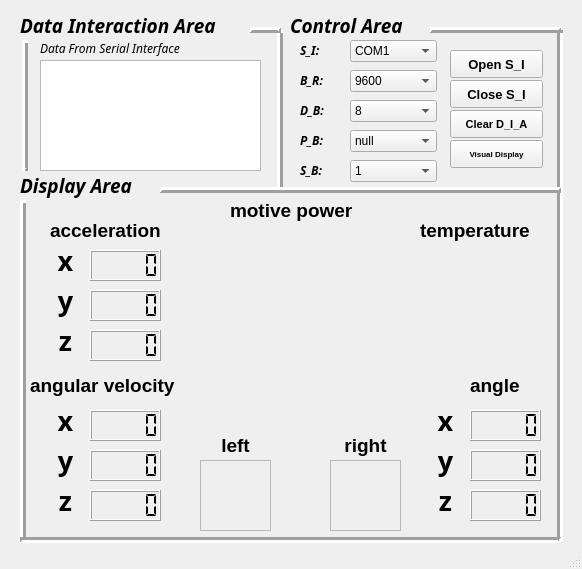
<?xml version="1.0" encoding="UTF-8"?>
<ui version="4.0">
 <class>MainWindow</class>
 <widget class="QMainWindow" name="MainWindow">
  <property name="geometry">
   <rect>
    <x>0</x>
    <y>0</y>
    <width>582</width>
    <height>569</height>
   </rect>
  </property>
  <property name="windowTitle">
   <string>MainWindow</string>
  </property>
  <widget class="QWidget" name="centralWidget">
   <widget class="QTextBrowser" name="textBrowser">
    <property name="geometry">
     <rect>
      <x>40</x>
      <y>60</y>
      <width>221</width>
      <height>111</height>
     </rect>
    </property>
   </widget>
   <widget class="QLabel" name="label">
    <property name="geometry">
     <rect>
      <x>40</x>
      <y>40</y>
      <width>191</width>
      <height>16</height>
     </rect>
    </property>
    <property name="font">
     <font>
      <family>Yu Gothic UI Semilight</family>
      <italic>true</italic>
     </font>
    </property>
    <property name="text">
     <string>Data From Serial Interface</string>
    </property>
   </widget>
   <widget class="QPushButton" name="openMyComBtn">
    <property name="geometry">
     <rect>
      <x>450</x>
      <y>50</y>
      <width>93</width>
      <height>28</height>
     </rect>
    </property>
    <property name="font">
     <font>
      <family>Yu Gothic UI</family>
      <pointsize>10</pointsize>
      <weight>75</weight>
      <bold>true</bold>
     </font>
    </property>
    <property name="text">
     <string>Open S_I</string>
    </property>
   </widget>
   <widget class="QPushButton" name="closeMyComBtn">
    <property name="geometry">
     <rect>
      <x>450</x>
      <y>80</y>
      <width>93</width>
      <height>28</height>
     </rect>
    </property>
    <property name="font">
     <font>
      <family>Yu Gothic UI</family>
      <pointsize>10</pointsize>
      <weight>75</weight>
      <bold>true</bold>
     </font>
    </property>
    <property name="text">
     <string>Close S_I</string>
    </property>
   </widget>
   <widget class="QPushButton" name="sendMsgBtn">
    <property name="geometry">
     <rect>
      <x>450</x>
      <y>110</y>
      <width>93</width>
      <height>28</height>
     </rect>
    </property>
    <property name="font">
     <font>
      <family>Yu Gothic UI</family>
      <pointsize>8</pointsize>
      <weight>75</weight>
      <bold>true</bold>
     </font>
    </property>
    <property name="text">
     <string>Clear D_I_A</string>
    </property>
   </widget>
   <widget class="QComboBox" name="portNameComboBox">
    <property name="geometry">
     <rect>
      <x>350</x>
      <y>40</y>
      <width>87</width>
      <height>22</height>
     </rect>
    </property>
    <item>
     <property name="text">
      <string>COM1</string>
     </property>
    </item>
    <item>
     <property name="text">
      <string>COM2</string>
     </property>
    </item>
   </widget>
   <widget class="QComboBox" name="baudRateComboBox">
    <property name="geometry">
     <rect>
      <x>350</x>
      <y>70</y>
      <width>87</width>
      <height>22</height>
     </rect>
    </property>
    <item>
     <property name="text">
      <string>9600</string>
     </property>
    </item>
    <item>
     <property name="text">
      <string>115200</string>
     </property>
    </item>
   </widget>
   <widget class="QComboBox" name="dataBitsComboBox">
    <property name="geometry">
     <rect>
      <x>350</x>
      <y>100</y>
      <width>87</width>
      <height>22</height>
     </rect>
    </property>
    <item>
     <property name="text">
      <string>8</string>
     </property>
    </item>
    <item>
     <property name="text">
      <string>7</string>
     </property>
    </item>
   </widget>
   <widget class="QComboBox" name="parityComboBox">
    <property name="geometry">
     <rect>
      <x>350</x>
      <y>130</y>
      <width>87</width>
      <height>22</height>
     </rect>
    </property>
    <item>
     <property name="text">
      <string>null</string>
     </property>
    </item>
    <item>
     <property name="text">
      <string>odd</string>
     </property>
    </item>
    <item>
     <property name="text">
      <string>even</string>
     </property>
    </item>
   </widget>
   <widget class="QComboBox" name="stopBitsComboBox">
    <property name="geometry">
     <rect>
      <x>350</x>
      <y>160</y>
      <width>87</width>
      <height>22</height>
     </rect>
    </property>
    <item>
     <property name="text">
      <string>1</string>
     </property>
    </item>
    <item>
     <property name="text">
      <string>2</string>
     </property>
    </item>
   </widget>
   <widget class="QLabel" name="label_chuankou">
    <property name="geometry">
     <rect>
      <x>300</x>
      <y>40</y>
      <width>72</width>
      <height>21</height>
     </rect>
    </property>
    <property name="font">
     <font>
      <family>Yu Gothic UI Semibold</family>
      <weight>75</weight>
      <italic>true</italic>
      <bold>true</bold>
     </font>
    </property>
    <property name="text">
     <string>S_I:</string>
    </property>
   </widget>
   <widget class="QLabel" name="label_botelv">
    <property name="geometry">
     <rect>
      <x>300</x>
      <y>70</y>
      <width>72</width>
      <height>21</height>
     </rect>
    </property>
    <property name="font">
     <font>
      <family>Yu Gothic UI Semibold</family>
      <weight>75</weight>
      <italic>true</italic>
      <bold>true</bold>
     </font>
    </property>
    <property name="text">
     <string>B_R:</string>
    </property>
   </widget>
   <widget class="QLabel" name="label_shujuwei">
    <property name="geometry">
     <rect>
      <x>300</x>
      <y>100</y>
      <width>72</width>
      <height>21</height>
     </rect>
    </property>
    <property name="font">
     <font>
      <family>Yu Gothic UI Semibold</family>
      <weight>75</weight>
      <italic>true</italic>
      <bold>true</bold>
     </font>
    </property>
    <property name="text">
     <string>D_B:</string>
    </property>
   </widget>
   <widget class="QLabel" name="label_jiaoyanwei">
    <property name="geometry">
     <rect>
      <x>300</x>
      <y>130</y>
      <width>72</width>
      <height>21</height>
     </rect>
    </property>
    <property name="font">
     <font>
      <family>Yu Gothic UI Semibold</family>
      <weight>75</weight>
      <italic>true</italic>
      <bold>true</bold>
     </font>
    </property>
    <property name="text">
     <string>P_B:</string>
    </property>
   </widget>
   <widget class="QLabel" name="label_tingzhiwei">
    <property name="geometry">
     <rect>
      <x>300</x>
      <y>160</y>
      <width>72</width>
      <height>21</height>
     </rect>
    </property>
    <property name="font">
     <font>
      <family>Yu Gothic UI Semibold</family>
      <weight>75</weight>
      <italic>true</italic>
      <bold>true</bold>
     </font>
    </property>
    <property name="text">
     <string>S_B:</string>
    </property>
   </widget>
   <widget class="QLabel" name="label_8">
    <property name="geometry">
     <rect>
      <x>50</x>
      <y>220</y>
      <width>131</width>
      <height>21</height>
     </rect>
    </property>
    <property name="font">
     <font>
      <family>Yu Gothic UI</family>
      <pointsize>14</pointsize>
      <weight>75</weight>
      <bold>true</bold>
     </font>
    </property>
    <property name="text">
     <string>acceleration</string>
    </property>
   </widget>
   <widget class="QLabel" name="label_15">
    <property name="geometry">
     <rect>
      <x>230</x>
      <y>190</y>
      <width>151</width>
      <height>41</height>
     </rect>
    </property>
    <property name="font">
     <font>
      <family>Yu Gothic UI</family>
      <pointsize>14</pointsize>
      <weight>75</weight>
      <bold>true</bold>
     </font>
    </property>
    <property name="text">
     <string>motive power</string>
    </property>
   </widget>
   <widget class="QLabel" name="label_19">
    <property name="geometry">
     <rect>
      <x>420</x>
      <y>220</y>
      <width>141</width>
      <height>21</height>
     </rect>
    </property>
    <property name="font">
     <font>
      <family>Yu Gothic UI</family>
      <pointsize>14</pointsize>
      <weight>75</weight>
      <bold>true</bold>
     </font>
    </property>
    <property name="text">
     <string>temperature</string>
    </property>
   </widget>
   <widget class="QPushButton" name="showVDBtn">
    <property name="geometry">
     <rect>
      <x>450</x>
      <y>140</y>
      <width>93</width>
      <height>28</height>
     </rect>
    </property>
    <property name="font">
     <font>
      <family>Yu Gothic UI</family>
      <pointsize>6</pointsize>
      <weight>75</weight>
      <bold>true</bold>
     </font>
    </property>
    <property name="text">
     <string>Visual Display</string>
    </property>
   </widget>
   <widget class="QwtDial" name="Dial_io" native="true">
    <property name="geometry">
     <rect>
      <x>200</x>
      <y>220</y>
      <width>211</width>
      <height>231</height>
     </rect>
    </property>
    <property name="upperBound" stdset="0">
     <double>200.000000000000000</double>
    </property>
    <property name="readOnly" stdset="0">
     <bool>true</bool>
    </property>
    <property name="lineWidth" stdset="0">
     <number>10</number>
    </property>
   </widget>
   <widget class="QwtThermo" name="Thermo_temperature" native="true">
    <property name="geometry">
     <rect>
      <x>450</x>
      <y>250</y>
      <width>71</width>
      <height>111</height>
     </rect>
    </property>
    <property name="layoutDirection">
     <enum>Qt::LeftToRight</enum>
    </property>
    <property name="lowerBound" stdset="0">
     <double>-50.000000000000000</double>
    </property>
    <property name="upperBound" stdset="0">
     <double>50.000000000000000</double>
    </property>
    <property name="origin" stdset="0">
     <double>0.000000000000000</double>
    </property>
    <property name="spacing" stdset="0">
     <number>1</number>
    </property>
    <property name="borderWidth" stdset="0">
     <number>8</number>
    </property>
    <property name="pipeWidth" stdset="0">
     <number>15</number>
    </property>
    <property name="value" stdset="0">
     <double>0.000000000000000</double>
    </property>
   </widget>
   <widget class="QLCDNumber" name="lcd_acx">
    <property name="geometry">
     <rect>
      <x>90</x>
      <y>250</y>
      <width>71</width>
      <height>31</height>
     </rect>
    </property>
    <property name="frameShape">
     <enum>QFrame::Box</enum>
    </property>
    <property name="smallDecimalPoint">
     <bool>false</bool>
    </property>
    <property name="mode">
     <enum>QLCDNumber::Dec</enum>
    </property>
    <property name="segmentStyle">
     <enum>QLCDNumber::Flat</enum>
    </property>
   </widget>
   <widget class="Line" name="line">
    <property name="geometry">
     <rect>
      <x>270</x>
      <y>30</y>
      <width>20</width>
      <height>161</height>
     </rect>
    </property>
    <property name="frameShadow">
     <enum>QFrame::Raised</enum>
    </property>
    <property name="lineWidth">
     <number>3</number>
    </property>
    <property name="orientation">
     <enum>Qt::Vertical</enum>
    </property>
   </widget>
   <widget class="Line" name="line_2">
    <property name="geometry">
     <rect>
      <x>430</x>
      <y>20</y>
      <width>131</width>
      <height>20</height>
     </rect>
    </property>
    <property name="frameShadow">
     <enum>QFrame::Raised</enum>
    </property>
    <property name="lineWidth">
     <number>3</number>
    </property>
    <property name="orientation">
     <enum>Qt::Horizontal</enum>
    </property>
   </widget>
   <widget class="Line" name="line_3">
    <property name="geometry">
     <rect>
      <x>550</x>
      <y>30</y>
      <width>20</width>
      <height>511</height>
     </rect>
    </property>
    <property name="frameShadow">
     <enum>QFrame::Sunken</enum>
    </property>
    <property name="lineWidth">
     <number>3</number>
    </property>
    <property name="midLineWidth">
     <number>0</number>
    </property>
    <property name="orientation">
     <enum>Qt::Vertical</enum>
    </property>
   </widget>
   <widget class="QLabel" name="label_4">
    <property name="geometry">
     <rect>
      <x>290</x>
      <y>10</y>
      <width>141</width>
      <height>31</height>
     </rect>
    </property>
    <property name="font">
     <font>
      <family>Yu Gothic UI Semibold</family>
      <pointsize>14</pointsize>
      <weight>75</weight>
      <italic>true</italic>
      <bold>true</bold>
     </font>
    </property>
    <property name="text">
     <string>Control Area</string>
    </property>
   </widget>
   <widget class="Line" name="line_5">
    <property name="geometry">
     <rect>
      <x>160</x>
      <y>180</y>
      <width>401</width>
      <height>20</height>
     </rect>
    </property>
    <property name="frameShadow">
     <enum>QFrame::Raised</enum>
    </property>
    <property name="lineWidth">
     <number>3</number>
    </property>
    <property name="orientation">
     <enum>Qt::Horizontal</enum>
    </property>
   </widget>
   <widget class="Line" name="line_6">
    <property name="geometry">
     <rect>
      <x>13</x>
      <y>200</y>
      <width>20</width>
      <height>341</height>
     </rect>
    </property>
    <property name="frameShadow">
     <enum>QFrame::Raised</enum>
    </property>
    <property name="lineWidth">
     <number>3</number>
    </property>
    <property name="orientation">
     <enum>Qt::Vertical</enum>
    </property>
   </widget>
   <widget class="QLabel" name="label_5">
    <property name="geometry">
     <rect>
      <x>20</x>
      <y>170</y>
      <width>141</width>
      <height>31</height>
     </rect>
    </property>
    <property name="font">
     <font>
      <family>Yu Gothic UI Semibold</family>
      <pointsize>14</pointsize>
      <weight>75</weight>
      <italic>true</italic>
      <bold>true</bold>
     </font>
    </property>
    <property name="text">
     <string>Display Area</string>
    </property>
   </widget>
   <widget class="Line" name="line_7">
    <property name="geometry">
     <rect>
      <x>20</x>
      <y>530</y>
      <width>541</width>
      <height>20</height>
     </rect>
    </property>
    <property name="lineWidth">
     <number>3</number>
    </property>
    <property name="orientation">
     <enum>Qt::Horizontal</enum>
    </property>
   </widget>
   <widget class="QLCDNumber" name="lcd_acy">
    <property name="geometry">
     <rect>
      <x>90</x>
      <y>290</y>
      <width>71</width>
      <height>31</height>
     </rect>
    </property>
    <property name="frameShape">
     <enum>QFrame::Box</enum>
    </property>
    <property name="segmentStyle">
     <enum>QLCDNumber::Flat</enum>
    </property>
   </widget>
   <widget class="QLCDNumber" name="lcd_acz">
    <property name="geometry">
     <rect>
      <x>90</x>
      <y>330</y>
      <width>71</width>
      <height>31</height>
     </rect>
    </property>
    <property name="frameShape">
     <enum>QFrame::Box</enum>
    </property>
    <property name="segmentStyle">
     <enum>QLCDNumber::Flat</enum>
    </property>
    <property name="value" stdset="0">
     <double>0.000000000000000</double>
    </property>
   </widget>
   <widget class="QLCDNumber" name="lcd_avy">
    <property name="geometry">
     <rect>
      <x>90</x>
      <y>450</y>
      <width>71</width>
      <height>31</height>
     </rect>
    </property>
    <property name="frameShape">
     <enum>QFrame::Box</enum>
    </property>
    <property name="segmentStyle">
     <enum>QLCDNumber::Flat</enum>
    </property>
   </widget>
   <widget class="QLabel" name="label_14">
    <property name="geometry">
     <rect>
      <x>30</x>
      <y>370</y>
      <width>171</width>
      <height>31</height>
     </rect>
    </property>
    <property name="font">
     <font>
      <family>Yu Gothic UI</family>
      <pointsize>14</pointsize>
      <weight>75</weight>
      <bold>true</bold>
     </font>
    </property>
    <property name="text">
     <string>angular velocity </string>
    </property>
   </widget>
   <widget class="QLCDNumber" name="lcd_avz">
    <property name="geometry">
     <rect>
      <x>90</x>
      <y>490</y>
      <width>71</width>
      <height>31</height>
     </rect>
    </property>
    <property name="frameShape">
     <enum>QFrame::Box</enum>
    </property>
    <property name="segmentStyle">
     <enum>QLCDNumber::Flat</enum>
    </property>
    <property name="value" stdset="0">
     <double>0.000000000000000</double>
    </property>
   </widget>
   <widget class="QLCDNumber" name="lcd_avx">
    <property name="geometry">
     <rect>
      <x>90</x>
      <y>410</y>
      <width>71</width>
      <height>31</height>
     </rect>
    </property>
    <property name="frameShape">
     <enum>QFrame::Box</enum>
    </property>
    <property name="smallDecimalPoint">
     <bool>false</bool>
    </property>
    <property name="mode">
     <enum>QLCDNumber::Dec</enum>
    </property>
    <property name="segmentStyle">
     <enum>QLCDNumber::Flat</enum>
    </property>
   </widget>
   <widget class="QLCDNumber" name="lcd_any">
    <property name="geometry">
     <rect>
      <x>470</x>
      <y>450</y>
      <width>71</width>
      <height>31</height>
     </rect>
    </property>
    <property name="frameShape">
     <enum>QFrame::Box</enum>
    </property>
    <property name="segmentStyle">
     <enum>QLCDNumber::Flat</enum>
    </property>
   </widget>
   <widget class="QLabel" name="label_20">
    <property name="geometry">
     <rect>
      <x>470</x>
      <y>370</y>
      <width>71</width>
      <height>31</height>
     </rect>
    </property>
    <property name="font">
     <font>
      <family>Yu Gothic UI</family>
      <pointsize>14</pointsize>
      <weight>75</weight>
      <bold>true</bold>
     </font>
    </property>
    <property name="text">
     <string>angle</string>
    </property>
   </widget>
   <widget class="QLCDNumber" name="lcd_anz">
    <property name="geometry">
     <rect>
      <x>470</x>
      <y>490</y>
      <width>71</width>
      <height>31</height>
     </rect>
    </property>
    <property name="frameShape">
     <enum>QFrame::Box</enum>
    </property>
    <property name="segmentStyle">
     <enum>QLCDNumber::Flat</enum>
    </property>
    <property name="value" stdset="0">
     <double>0.000000000000000</double>
    </property>
   </widget>
   <widget class="QLCDNumber" name="lcd_anx">
    <property name="geometry">
     <rect>
      <x>470</x>
      <y>410</y>
      <width>71</width>
      <height>31</height>
     </rect>
    </property>
    <property name="frameShape">
     <enum>QFrame::Box</enum>
    </property>
    <property name="smallDecimalPoint">
     <bool>false</bool>
    </property>
    <property name="mode">
     <enum>QLCDNumber::Dec</enum>
    </property>
    <property name="segmentStyle">
     <enum>QLCDNumber::Flat</enum>
    </property>
   </widget>
   <widget class="QFrame" name="frame_left">
    <property name="geometry">
     <rect>
      <x>200</x>
      <y>460</y>
      <width>71</width>
      <height>71</height>
     </rect>
    </property>
    <property name="styleSheet">
     <string notr="true">image: url(:/new/prefix1/lightOff);</string>
    </property>
    <property name="frameShape">
     <enum>QFrame::StyledPanel</enum>
    </property>
    <property name="frameShadow">
     <enum>QFrame::Raised</enum>
    </property>
   </widget>
   <widget class="QFrame" name="frame_right">
    <property name="geometry">
     <rect>
      <x>330</x>
      <y>460</y>
      <width>71</width>
      <height>71</height>
     </rect>
    </property>
    <property name="styleSheet">
     <string notr="true">image: url(:/new/prefix1/lightOff);</string>
    </property>
    <property name="frameShape">
     <enum>QFrame::StyledPanel</enum>
    </property>
    <property name="frameShadow">
     <enum>QFrame::Raised</enum>
    </property>
   </widget>
   <widget class="QLabel" name="label_23">
    <property name="geometry">
     <rect>
      <x>340</x>
      <y>430</y>
      <width>51</width>
      <height>31</height>
     </rect>
    </property>
    <property name="font">
     <font>
      <family>Yu Gothic UI</family>
      <pointsize>14</pointsize>
      <weight>75</weight>
      <bold>true</bold>
     </font>
    </property>
    <property name="text">
     <string>right</string>
    </property>
    <property name="alignment">
     <set>Qt::AlignCenter</set>
    </property>
   </widget>
   <widget class="QLabel" name="label_24">
    <property name="geometry">
     <rect>
      <x>210</x>
      <y>430</y>
      <width>51</width>
      <height>31</height>
     </rect>
    </property>
    <property name="font">
     <font>
      <family>Yu Gothic UI</family>
      <pointsize>14</pointsize>
      <weight>75</weight>
      <bold>true</bold>
     </font>
    </property>
    <property name="text">
     <string>left</string>
    </property>
    <property name="alignment">
     <set>Qt::AlignCenter</set>
    </property>
   </widget>
   <widget class="Line" name="line_8">
    <property name="geometry">
     <rect>
      <x>250</x>
      <y>20</y>
      <width>31</width>
      <height>20</height>
     </rect>
    </property>
    <property name="frameShadow">
     <enum>QFrame::Raised</enum>
    </property>
    <property name="lineWidth">
     <number>3</number>
    </property>
    <property name="orientation">
     <enum>Qt::Horizontal</enum>
    </property>
   </widget>
   <widget class="Line" name="line_9">
    <property name="geometry">
     <rect>
      <x>10</x>
      <y>40</y>
      <width>31</width>
      <height>131</height>
     </rect>
    </property>
    <property name="frameShadow">
     <enum>QFrame::Raised</enum>
    </property>
    <property name="lineWidth">
     <number>3</number>
    </property>
    <property name="orientation">
     <enum>Qt::Vertical</enum>
    </property>
   </widget>
   <widget class="QLabel" name="label_6">
    <property name="geometry">
     <rect>
      <x>20</x>
      <y>10</y>
      <width>241</width>
      <height>31</height>
     </rect>
    </property>
    <property name="font">
     <font>
      <family>Yu Gothic UI Semibold</family>
      <pointsize>14</pointsize>
      <weight>75</weight>
      <italic>true</italic>
      <bold>true</bold>
     </font>
    </property>
    <property name="text">
     <string>Data Interaction Area</string>
    </property>
   </widget>
   <widget class="QLabel" name="label_22">
    <property name="geometry">
     <rect>
      <x>50</x>
      <y>400</y>
      <width>31</width>
      <height>41</height>
     </rect>
    </property>
    <property name="font">
     <font>
      <family>Yu Gothic UI Semibold</family>
      <pointsize>20</pointsize>
      <weight>75</weight>
      <bold>true</bold>
      <underline>false</underline>
     </font>
    </property>
    <property name="frameShape">
     <enum>QFrame::NoFrame</enum>
    </property>
    <property name="frameShadow">
     <enum>QFrame::Raised</enum>
    </property>
    <property name="lineWidth">
     <number>1</number>
    </property>
    <property name="text">
     <string>x</string>
    </property>
    <property name="alignment">
     <set>Qt::AlignCenter</set>
    </property>
    <property name="textInteractionFlags">
     <set>Qt::NoTextInteraction</set>
    </property>
   </widget>
   <widget class="QLabel" name="label_25">
    <property name="geometry">
     <rect>
      <x>50</x>
      <y>440</y>
      <width>31</width>
      <height>41</height>
     </rect>
    </property>
    <property name="font">
     <font>
      <family>Yu Gothic UI Semibold</family>
      <pointsize>20</pointsize>
      <weight>75</weight>
      <bold>true</bold>
     </font>
    </property>
    <property name="frameShape">
     <enum>QFrame::NoFrame</enum>
    </property>
    <property name="frameShadow">
     <enum>QFrame::Raised</enum>
    </property>
    <property name="lineWidth">
     <number>1</number>
    </property>
    <property name="text">
     <string>y</string>
    </property>
    <property name="alignment">
     <set>Qt::AlignCenter</set>
    </property>
    <property name="textInteractionFlags">
     <set>Qt::NoTextInteraction</set>
    </property>
   </widget>
   <widget class="QLabel" name="label_26">
    <property name="geometry">
     <rect>
      <x>50</x>
      <y>480</y>
      <width>31</width>
      <height>41</height>
     </rect>
    </property>
    <property name="font">
     <font>
      <family>Yu Gothic UI Semibold</family>
      <pointsize>20</pointsize>
      <weight>75</weight>
      <bold>true</bold>
     </font>
    </property>
    <property name="frameShape">
     <enum>QFrame::NoFrame</enum>
    </property>
    <property name="frameShadow">
     <enum>QFrame::Raised</enum>
    </property>
    <property name="lineWidth">
     <number>1</number>
    </property>
    <property name="text">
     <string>z</string>
    </property>
    <property name="alignment">
     <set>Qt::AlignCenter</set>
    </property>
    <property name="textInteractionFlags">
     <set>Qt::NoTextInteraction</set>
    </property>
   </widget>
   <widget class="QLabel" name="label_27">
    <property name="geometry">
     <rect>
      <x>50</x>
      <y>320</y>
      <width>31</width>
      <height>41</height>
     </rect>
    </property>
    <property name="font">
     <font>
      <family>Yu Gothic UI Semibold</family>
      <pointsize>20</pointsize>
      <weight>75</weight>
      <bold>true</bold>
     </font>
    </property>
    <property name="frameShape">
     <enum>QFrame::NoFrame</enum>
    </property>
    <property name="frameShadow">
     <enum>QFrame::Raised</enum>
    </property>
    <property name="lineWidth">
     <number>1</number>
    </property>
    <property name="text">
     <string>z</string>
    </property>
    <property name="alignment">
     <set>Qt::AlignCenter</set>
    </property>
    <property name="textInteractionFlags">
     <set>Qt::NoTextInteraction</set>
    </property>
   </widget>
   <widget class="QLabel" name="label_28">
    <property name="geometry">
     <rect>
      <x>50</x>
      <y>280</y>
      <width>31</width>
      <height>41</height>
     </rect>
    </property>
    <property name="font">
     <font>
      <family>Yu Gothic UI Semibold</family>
      <pointsize>20</pointsize>
      <weight>75</weight>
      <bold>true</bold>
     </font>
    </property>
    <property name="frameShape">
     <enum>QFrame::NoFrame</enum>
    </property>
    <property name="frameShadow">
     <enum>QFrame::Raised</enum>
    </property>
    <property name="lineWidth">
     <number>1</number>
    </property>
    <property name="text">
     <string>y</string>
    </property>
    <property name="alignment">
     <set>Qt::AlignCenter</set>
    </property>
    <property name="textInteractionFlags">
     <set>Qt::NoTextInteraction</set>
    </property>
   </widget>
   <widget class="QLabel" name="label_29">
    <property name="geometry">
     <rect>
      <x>50</x>
      <y>240</y>
      <width>31</width>
      <height>41</height>
     </rect>
    </property>
    <property name="font">
     <font>
      <family>Yu Gothic UI Semibold</family>
      <pointsize>20</pointsize>
      <weight>75</weight>
      <bold>true</bold>
      <underline>false</underline>
     </font>
    </property>
    <property name="frameShape">
     <enum>QFrame::NoFrame</enum>
    </property>
    <property name="frameShadow">
     <enum>QFrame::Raised</enum>
    </property>
    <property name="lineWidth">
     <number>1</number>
    </property>
    <property name="text">
     <string>x</string>
    </property>
    <property name="alignment">
     <set>Qt::AlignCenter</set>
    </property>
    <property name="textInteractionFlags">
     <set>Qt::NoTextInteraction</set>
    </property>
   </widget>
   <widget class="QLabel" name="label_30">
    <property name="geometry">
     <rect>
      <x>430</x>
      <y>400</y>
      <width>31</width>
      <height>41</height>
     </rect>
    </property>
    <property name="font">
     <font>
      <family>Yu Gothic UI Semibold</family>
      <pointsize>20</pointsize>
      <weight>75</weight>
      <bold>true</bold>
      <underline>false</underline>
     </font>
    </property>
    <property name="frameShape">
     <enum>QFrame::NoFrame</enum>
    </property>
    <property name="frameShadow">
     <enum>QFrame::Raised</enum>
    </property>
    <property name="lineWidth">
     <number>1</number>
    </property>
    <property name="text">
     <string>x</string>
    </property>
    <property name="alignment">
     <set>Qt::AlignCenter</set>
    </property>
    <property name="textInteractionFlags">
     <set>Qt::NoTextInteraction</set>
    </property>
   </widget>
   <widget class="QLabel" name="label_31">
    <property name="geometry">
     <rect>
      <x>430</x>
      <y>440</y>
      <width>31</width>
      <height>41</height>
     </rect>
    </property>
    <property name="font">
     <font>
      <family>Yu Gothic UI Semibold</family>
      <pointsize>20</pointsize>
      <weight>75</weight>
      <bold>true</bold>
     </font>
    </property>
    <property name="frameShape">
     <enum>QFrame::NoFrame</enum>
    </property>
    <property name="frameShadow">
     <enum>QFrame::Raised</enum>
    </property>
    <property name="lineWidth">
     <number>1</number>
    </property>
    <property name="text">
     <string>y</string>
    </property>
    <property name="alignment">
     <set>Qt::AlignCenter</set>
    </property>
    <property name="textInteractionFlags">
     <set>Qt::NoTextInteraction</set>
    </property>
   </widget>
   <widget class="QLabel" name="label_32">
    <property name="geometry">
     <rect>
      <x>430</x>
      <y>480</y>
      <width>31</width>
      <height>41</height>
     </rect>
    </property>
    <property name="font">
     <font>
      <family>Yu Gothic UI Semibold</family>
      <pointsize>20</pointsize>
      <weight>75</weight>
      <bold>true</bold>
     </font>
    </property>
    <property name="frameShape">
     <enum>QFrame::NoFrame</enum>
    </property>
    <property name="frameShadow">
     <enum>QFrame::Raised</enum>
    </property>
    <property name="lineWidth">
     <number>1</number>
    </property>
    <property name="text">
     <string>z</string>
    </property>
    <property name="alignment">
     <set>Qt::AlignCenter</set>
    </property>
    <property name="textInteractionFlags">
     <set>Qt::NoTextInteraction</set>
    </property>
   </widget>
  </widget>
  <widget class="QStatusBar" name="statusBar"/>
 </widget>
 <layoutdefault spacing="6" margin="11"/>
 <customwidgets>
  <customwidget>
   <class>QwtDial</class>
   <extends>QWidget</extends>
   <header>qwt_dial.h</header>
  </customwidget>
  <customwidget>
   <class>QwtThermo</class>
   <extends>QWidget</extends>
   <header>qwt_thermo.h</header>
  </customwidget>
 </customwidgets>
 <resources/>
 <connections/>
</ui>
